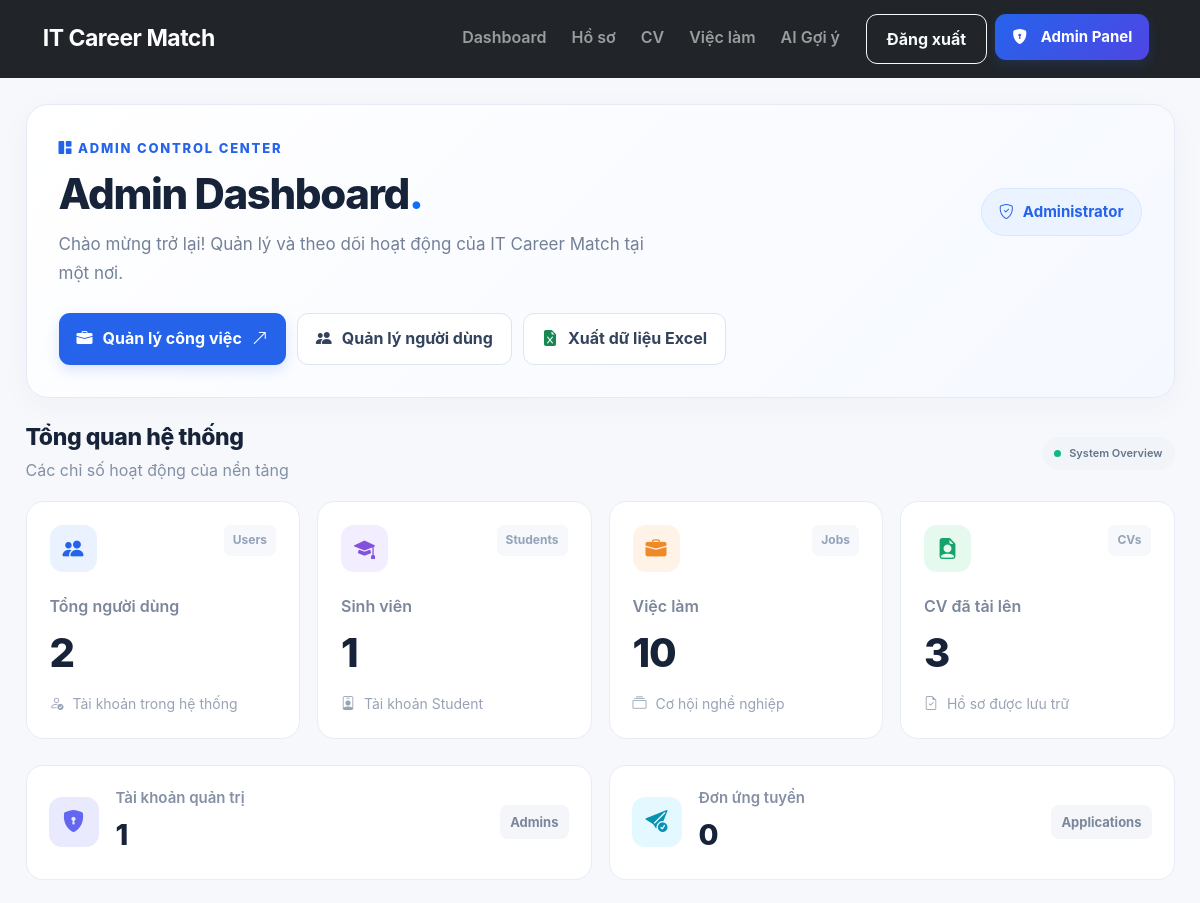
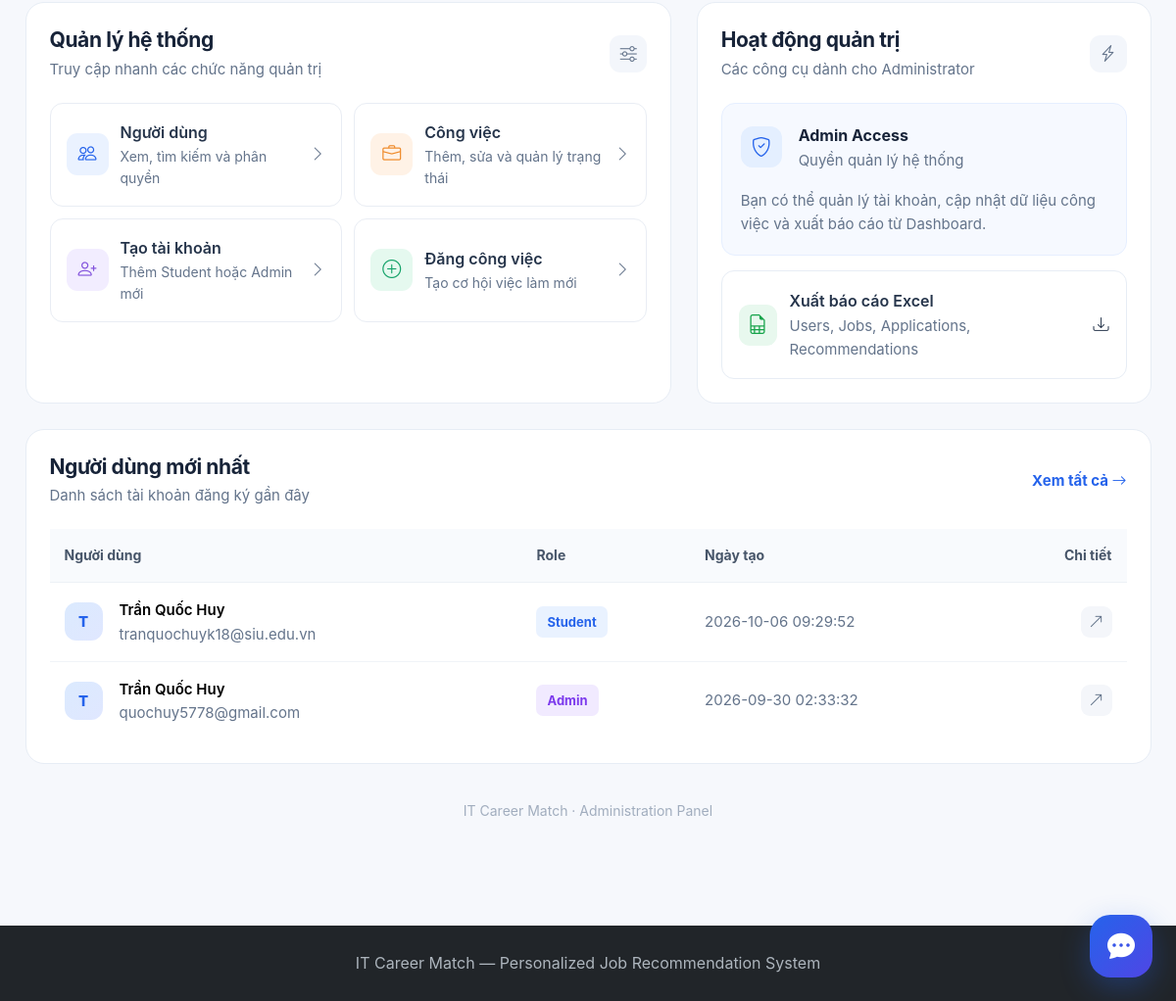
The page /admin (signed in) on the database as committed earlier (2 pictures, top to bottom).
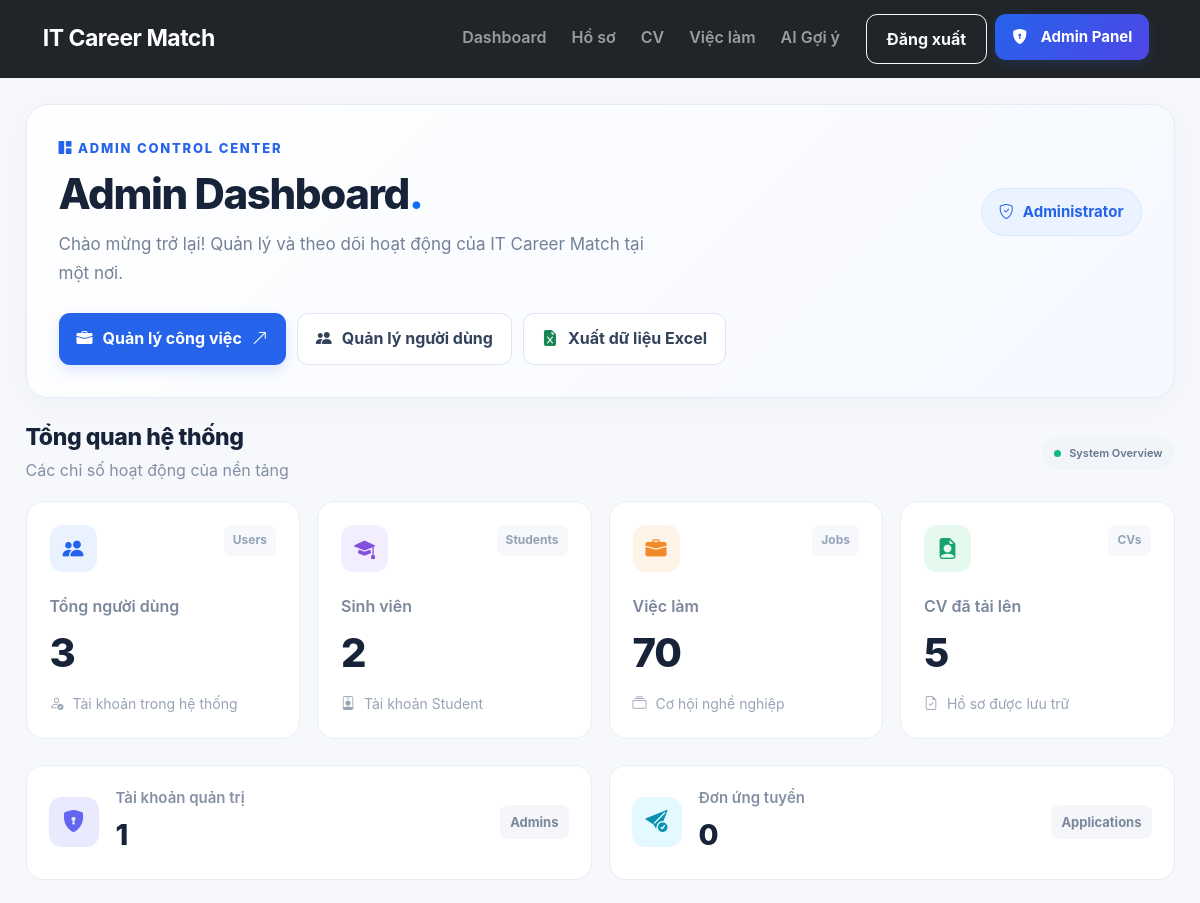
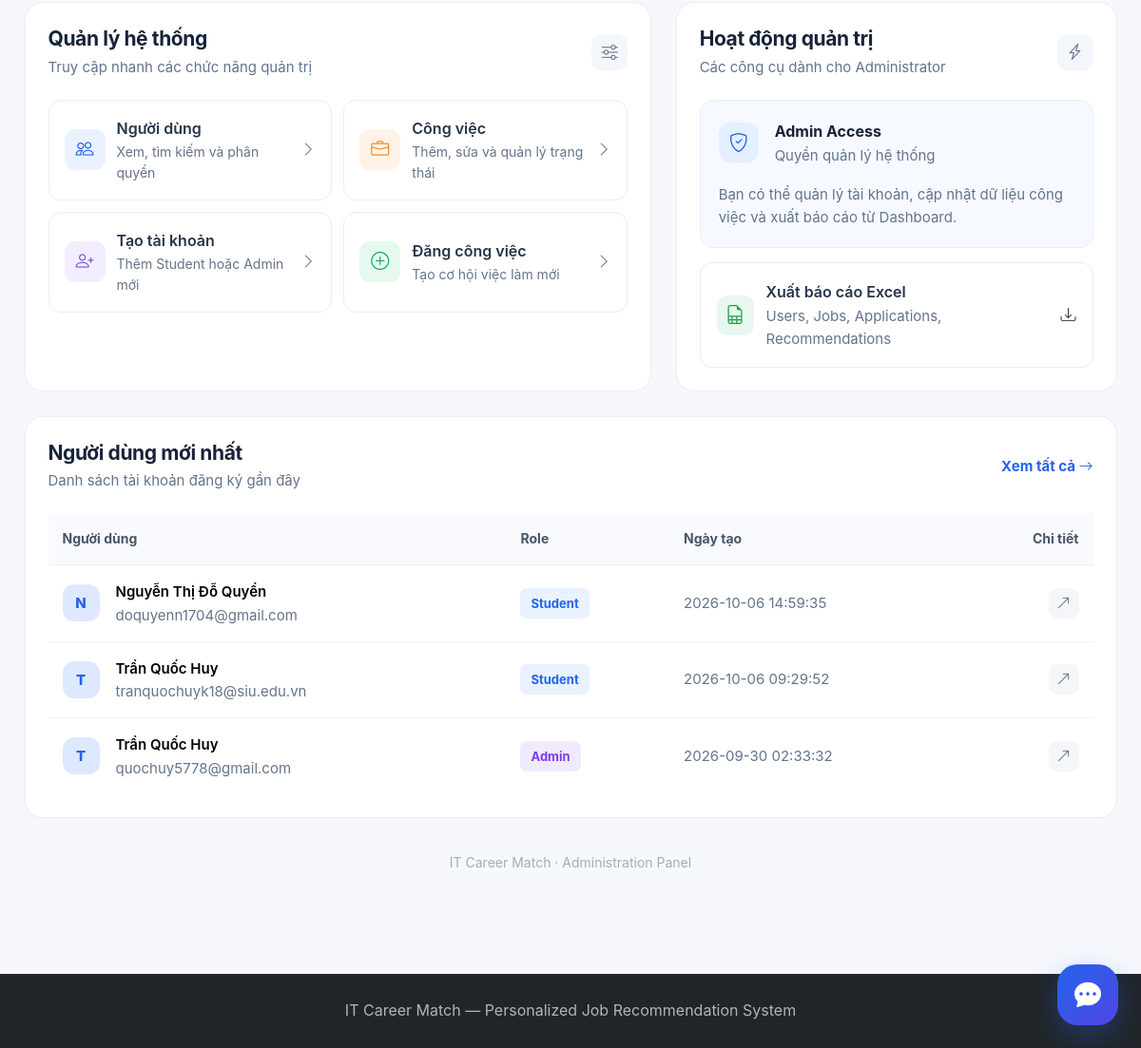
The same page on the database as committed later (2 pictures, top to bottom).
### tables this page shows
CREATE TABLE student_profiles (
            profile_id INTEGER PRIMARY KEY AUTOINCREMENT,
            user_id INTEGER NOT NULL UNIQUE,
            full_name TEXT,
            date_of_birth TEXT,
            major TEXT,
            bio TEXT,
            avatar TEXT,

            FOREIGN KEY (user_id)
                REFERENCES users(user_id)
                ON DELETE CASCADE
        );

CREATE TABLE users (
            user_id INTEGER PRIMARY KEY AUTOINCREMENT,
            email TEXT NOT NULL UNIQUE,
            password TEXT NOT NULL,
            role TEXT NOT NULL DEFAULT 'student',
            created_at TIMESTAMP DEFAULT CURRENT_TIMESTAMP
        );

### app.py (the view)
@app.route("/admin")
def admin_dashboard():
    if "user_id" not in session:
        return redirect(url_for("login"))
    if not is_admin():
        return "Bạn không có quyền truy cập.", 403
    connection = get_connection()
    total_users = connection.execute(
        "SELECT COUNT(*) AS total FROM users"
    ).fetchone()["total"]
    total_students = connection.execute(
        """
        SELECT COUNT(*) AS total
        FROM users
        WHERE role = 'student'
        """
    ).fetchone()["total"]
    total_admins = connection.execute(
        """
        SELECT COUNT(*) AS total
        FROM users
        WHERE role = 'admin'
        """
    ).fetchone()["total"]
    total_jobs = connection.execute(
        "SELECT COUNT(*) AS total FROM jobs"
    ).fetchone()["total"]
    total_cvs = connection.execute(
        "SELECT COUNT(*) AS total FROM cvs"
    ).fetchone()["total"]
    total_applications = connection.execute(
        "SELECT COUNT(*) AS total FROM applications"
    ).fetchone()["total"]
    recent_users = connection.execute(
        """
        SELECT
            u.user_id,
            u.email,
            u.role,
            u.created_at,
            p.full_name
        FROM users u
        LEFT JOIN student_profiles p
            ON u.user_id = p.user_id
        ORDER BY u.created_at DESC
        LIMIT 5
        """
    ).fetchall()
    connection.close()
    return render_template(
        "admin/dashboard.html",
        total_users=total_users,
        total_students=total_students,
        total_admins=total_admins,
        total_jobs=total_jobs,
        total_cvs=total_cvs,
        total_applications=total_applications,
        recent_users=recent_users
    )

### app.py (called while the page is built)
def is_admin():
    return (
        "user_id" in session
        and session.get("role") == "admin"
    )

### database/database.py (called while the page is built)
def get_connection():
    connection = sqlite3.connect(DATABASE_PATH)
    connection.row_factory = sqlite3.Row
    connection.execute("PRAGMA foreign_keys = ON")
    return connection

### templates/admin/dashboard.html (shortened to what the changed rows need)
{% extends "base.html" %}
{% block content %}
<div class="container-fluid admin-dashboard py-4 px-3 px-lg-4">
    <div class="admin-hero mb-4">
        <div class="d-flex justify-content-between align-items-center flex-wrap gap-3">
            <div>
                <h1 class="admin-heading mb-2">
                    Admin Dashboard<span class="text-primary">.</span>
                </h1>
            </div>
        </div>
    </div>
    <div class="row g-3 mb-4">
        <div class="col-12 col-sm-6 col-xl-3">
            <div class="admin-stat-card">
                <div class="admin-stat-top">
                    <div class="admin-stat-icon icon-blue">
                    </div>
                    <span class="admin-stat-tag">Users</span>
                </div>
                <div class="admin-stat-label">Tổng người dùng</div>
                <div class="admin-stat-value">
                    {{ total_users | default(0) }}
                </div>
                <div class="admin-stat-footer">
                    <i class="bi bi-person-check"></i>
                    Tài khoản trong hệ thống
                </div>
            </div>
        </div>
        <div class="col-12 col-sm-6 col-xl-3">
            <div class="admin-stat-card">
                <div class="admin-stat-top">
                    <div class="admin-stat-icon icon-purple">
                    </div>
                    <span class="admin-stat-tag">Students</span>
                </div>
                <div class="admin-stat-label">Sinh viên</div>
                <div class="admin-stat-value">
                    {{ total_students | default(0) }}
                </div>
                <div class="admin-stat-footer">
                    <i class="bi bi-person-badge"></i>
                    Tài khoản Student
                </div>
            </div>
        </div>
        <div class="col-12 col-sm-6 col-xl-3">
            <div class="admin-stat-card">
                <div class="admin-stat-top">
                    <div class="admin-stat-icon icon-orange">
                    </div>
                    <span class="admin-stat-tag">Jobs</span>
                </div>
                <div class="admin-stat-label">Việc làm</div>
                <div class="admin-stat-value">
                    {{ total_jobs | default(0) }}
                </div>
                <div class="admin-stat-footer">
                    <i class="bi bi-collection"></i>
                    Cơ hội nghề nghiệp
                </div>
            </div>
        </div>
        <div class="col-12 col-sm-6 col-xl-3">
            <div class="admin-stat-card">
                <div class="admin-stat-top">
                    <div class="admin-stat-icon icon-green">
                    </div>
                    <span class="admin-stat-tag">CVs</span>
                </div>
                <div class="admin-stat-label">CV đã tải lên</div>
                <div class="admin-stat-value">
                    {{ total_cvs | default(0) }}
                </div>
                <div class="admin-stat-footer">
                    <i class="bi bi-file-earmark-check"></i>
                    Hồ sơ được lưu trữ
                </div>
            </div>
        </div>
    </div>
    <div class="admin-panel mb-4">
        <div class="table-responsive">
            <table class="table admin-table align-middle mb-0">
                <thead>
                    <tr>
                        <th>Người dùng</th>
                        <th>Role</th>
                        <th>Ngày tạo</th>
                        <th class="text-end">Chi tiết</th>
                    </tr>
                </thead>
                <tbody>
                    {% for user in recent_users | default([]) %}
                    <tr>
                        <td>
                            <div class="d-flex align-items-center gap-3">
                                <div class="admin-user-avatar">
                                    {{ (user.full_name or user.email or 'U')[0] | upper }}
                                </div>
                                <div>
                                    <div class="fw-semibold">
                                        {{ user.full_name or 'Chưa cập nhật' }}
                                    </div>
                                    <div class="small text-muted">
                                        {{ user.email }}
                                    </div>
                                </div>
                            </div>
                        </td>
                        <td>
                            {% if user.role == 'admin' %}
                                <span class="admin-role-pill role-admin">
                                    Admin
                                </span>
                            {% else %}
                                <span class="admin-role-pill role-student">
                                    Student
                                </span>
                            {% endif %}
                        </td>
                        <td class="text-muted small">
                            {{ user.created_at or '—' }}
                        </td>
                        <td class="text-end">
                            <a href="{{ url_for('admin_user_detail', user_id=user.user_id) }}"
                               class="admin-table-action">
                                <i class="bi bi-arrow-up-right"></i>
                            </a>
                        </td>
                    </tr>
                    {% endfor %}
                </tbody>
            </table>
        </div>
    </div>
</div>
{% endblock %}

Rows that differ between the two databases and show on the page:
added student_profiles: full_name "N", full_name "Nguyễn Thị Đỗ Quyền", email "doquyenn1704@gmail.com", shows "Student", created_at "2026-10-06 14:59:35"
Other text that changed with them:
{{ total_users | default(0) }}: "2" → "3"
{{ total_students | default(0) }}: "1" → "2"
{{ total_jobs | default(0) }}: "10" → "70"
{{ total_cvs | default(0) }}: "3" → "5"
